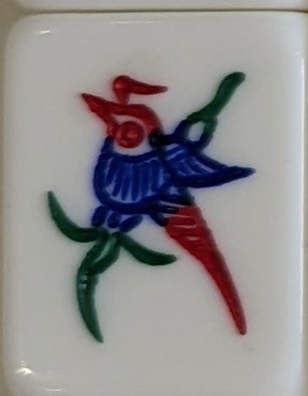
#> input picture utils/mahjong_display_source/1.jpg, 308 x 396 px; its folder holds 4 pictures in this run
$ python create_diplay_tiles.py
#> lines starting #> are read from the running program, lines starting #| are printed output that depends on the picture
from unicodedata import name
import imutils
import cv2
import os

tiles_map = {1: 'bam-1', 2: 'bam-2', 3: 'bam-3', 4: 'bam-4', 5: 'bam-5', 6: 'bam-6', 7: 'bam-7', 8: 'bam-8', 9: 'bam-9', 10: 'char-1', 11: 'char-2', 12: 'char-3', 13: 'char-4', 14: 'char-5', 15: 'char-6', 16: 'char-7', 17: 'char-8', 18: 'char-9', 19: 'dots-1', 20: 'dots-2', 21: 'dots-3', 22: 'dots-4', 23: 'dots-5', 24: 'dots-6', 25: 'dots-7', 26: 'dots-8', 27: 'dots-9', 28: 'h-east', 29: 'h-green', 30: 'h-north', 31: 'h-red', 32: 'h-south', 33: 'h-west', 34: 'h-white'}

def create_diplay_tiles():
    #  get current file path
    current_path = os.getcwd()
    # get file path
    path = os.path.join(current_path, "mahjong_display_source")
    output_path = os.path.join(current_path, "mahjong_display")
    # create output path if not exist
    if not os.path.exists(output_path):
        os.makedirs(output_path)
    # get all files in path
    files = os.listdir(path)
    # loop through all files
    for file in files:
        img = cv2.imread(os.path.join(path, file))
#> img is the input picture: shape (396, 308, 3); mean B, G, R 142.3, 141.9, 144.8
        # get file name without extension
        file_name = os.path.splitext(file)[0]
        # get file extension
        file_extension = os.path.splitext(file)[1]
        img = imutils.resize(img, width=40)
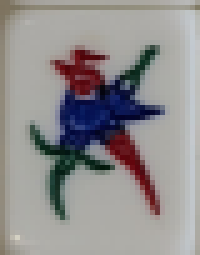
#> img: shape (51, 40, 3) (shown 5 times larger); mean B, G, R 142.3, 141.9, 144.8

        # create output file name
        output_file_name = tiles_map[int(file_name)]
        # create output file path
        output_file_path = os.path.join(output_path, output_file_name + file_extension)
        # save image
        cv2.imwrite(output_file_path, img)
        print("Saved image: " + output_file_name)
#> pass 2 of the loop in create_diplay_tiles, `for file in files:`:
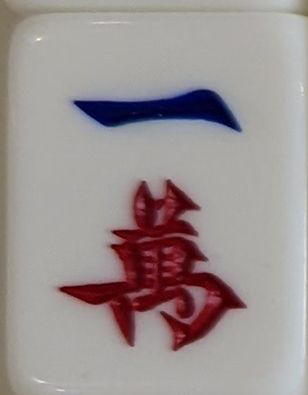
#> input picture utils/mahjong_display_source/10.jpg, 308 x 395 px
#> in create_diplay_tiles, img is the input picture: shape (395, 308, 3); mean B, G, R 145.8, 146.2, 155.4
#> in create_diplay_tiles, `img = imutils.resize(img, width=40)`:
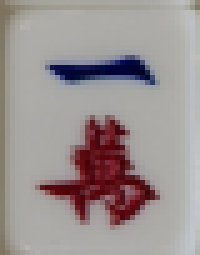
#> img: shape (51, 40, 3) (shown 5 times larger); mean B, G, R 145.8, 146.2, 155.4
#> pass 3 of the loop in create_diplay_tiles, `for file in files:`:
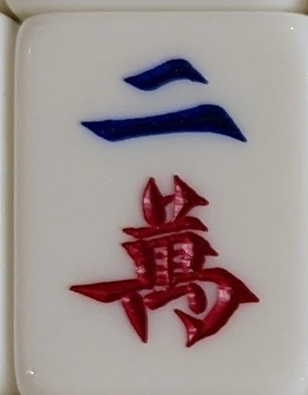
#> input picture utils/mahjong_display_source/11.jpg, 308 x 395 px
#> in create_diplay_tiles, img is the input picture: shape (395, 308, 3); mean B, G, R 143.8, 145.4, 157.5
#> in create_diplay_tiles, `img = imutils.resize(img, width=40)`:
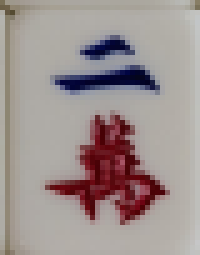
#> img: shape (51, 40, 3) (shown 5 times larger); mean B, G, R 143.8, 145.4, 157.5
#> the loop made 4 passes; the first 3 are shown
if __name__ == '__main__':
    create_diplay_tiles()
